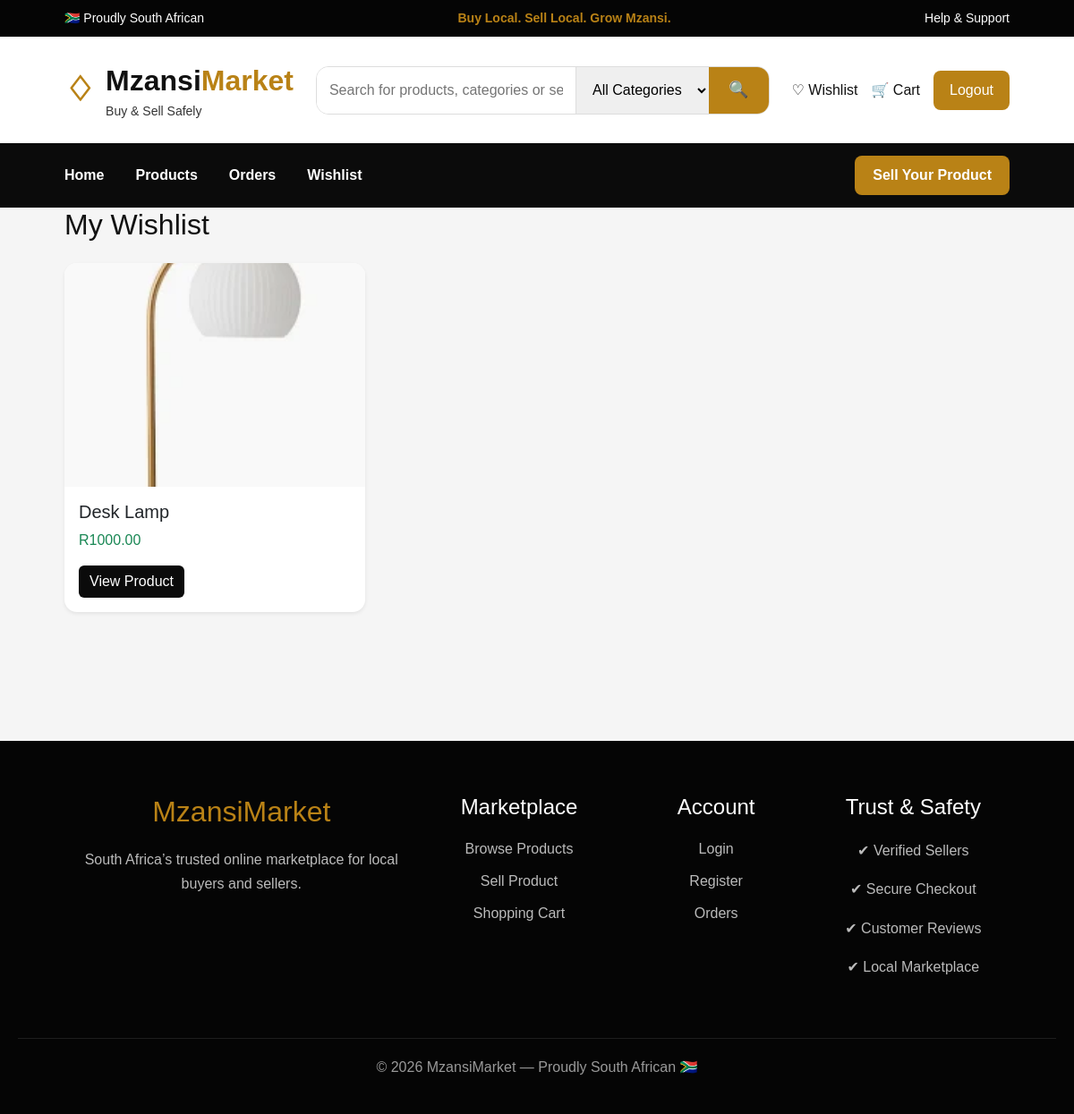
/buyer/wishlist.php (signed in), run on the app's committed database.
### tables this page shows
CREATE TABLE `wishlist` (
  `wishlist_id` int(11) NOT NULL,
  `user_id` int(11) DEFAULT NULL,
  `product_id` int(11) DEFAULT NULL,
  `created_at` timestamp NOT NULL DEFAULT current_timestamp()
);

CREATE TABLE `products` (
  `product_id` int(11) NOT NULL,
  `seller_id` int(11) DEFAULT NULL,
  `product_name` varchar(255) DEFAULT NULL,
  `description` text DEFAULT NULL,
  `price` decimal(10,2) DEFAULT NULL,
  `image` varchar(255) DEFAULT NULL,
  `category` varchar(100) DEFAULT NULL,
  `created_at` timestamp NOT NULL DEFAULT current_timestamp(),
  `stock` int(11) DEFAULT 1
);

### buyer/wishlist.php (the view, shortened to what this page needs)
<?php
include("../includes/db.php");
include("../includes/header.php");
$user_id = $_SESSION['user_id'];
$sql = "SELECT wishlist.*, products.*
        FROM wishlist
        JOIN products
        ON wishlist.product_id = products.product_id
        WHERE wishlist.user_id='$user_id'";
$result = mysqli_query($conn, $sql);
?>
<h2 class="mb-4">My Wishlist</h2>
<div class="row">
<?php while($row = mysqli_fetch_assoc($result)){ ?>
<div class="col-md-4 mb-4">
    <div class="card h-100 shadow-sm">
        <img src="../uploads/<?php echo $row['image']; ?>"
             class="card-img-top"
             style="height:250px; object-fit:cover;">
        <div class="card-body">
            <h5><?php echo $row['product_name']; ?></h5>
            <p class="text-success">
                R<?php echo $row['price']; ?>
            </p>
            <a href="../product.php?id=<?php echo $row['product_id']; ?>"
               class="btn btn-dark">
                View Product
            </a>
        </div>
    </div>
</div>
<?php } ?>
</div>
<?php
include("../includes/footer.php");
?>

### css/style.css (style rules this page uses)
:root { --black: #0b0b0b; --green: #003b1f; --gold: #b98216; --cream: #f7f1e6; --light: #f8f8f8; }
body { background: #f5f5f5; font-family: Arial, sans-serif; color: #111; }
.card { border: none; border-radius: 14px; overflow: hidden; transition: 0.3s; }
.btn-dark { background: #0b0b0b; border: none; }
.card { background: white; }
img { max-width: 100%; display: block; }
.market-image img, .product-detail-image img, .cart-item-card img, .checkout-item img, .card img { width: 100%; height: 100%; object-fit: cover; object-position: center; }

### data on the page
wishlist: product.image (picture), product.product_name "Desk Lamp", product.price "1000.00"
